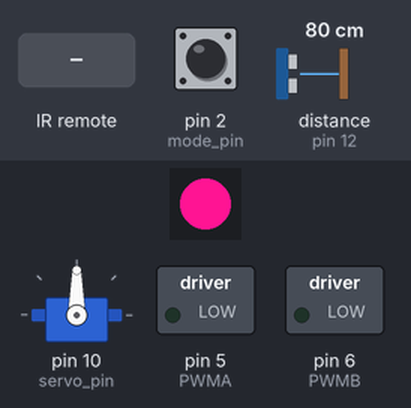
Bench run of a sketch on a simulated Arduino Uno, built with avr-gcc and run on an emulated ATmega328P. Parts: servo, 1 RGB LEDs in strip order, left to right, switched loads named in the sketch (green lamp = pin HIGH). The inputs (shaded band) are chosen by the test bench; at power-on: pin 2 (mode_pin) HIGH, distance to the obstacle (sensor on pin 12) 80 cm. The echo pulse lasts 58.3 µs per cm; random numbers use the default seed unless the sketch sets one; pins used as bus, display or sensor lines are not drawn.

Above: at 1.2 s.
1.3 s: infrared code 0xF24BFC4 received
At 2.4 s:
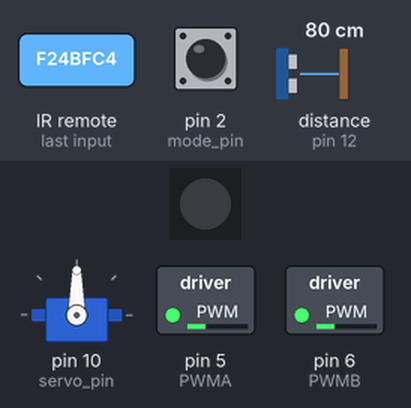
4.3 s: pin 2 (mode_pin) pulled LOW for 0.15 s
At 4.95 s:
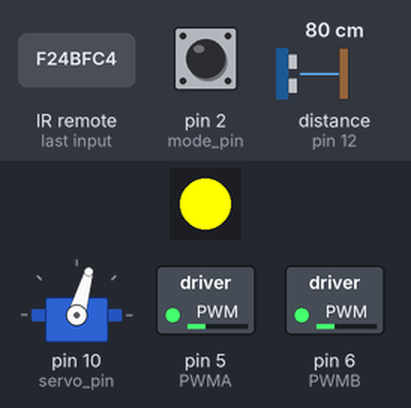
7.3 s: pin 2 (mode_pin) pulled LOW for 1 s
At 9.5 s:
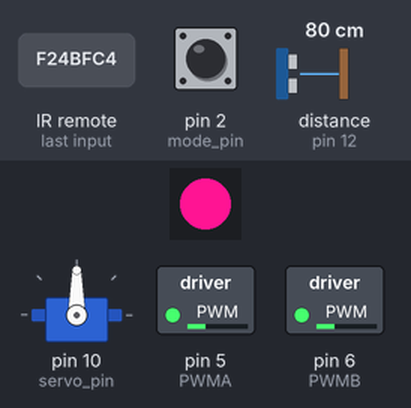
10.0 s: infrared code 0xAACAD56D received
At 10.9 s:
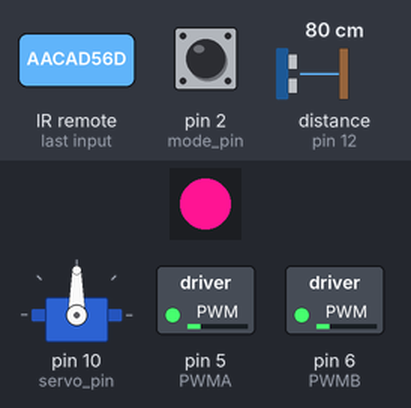
11.5 s: pin 2 (mode_pin) pulled LOW for 0.15 s
At 11.95 s:
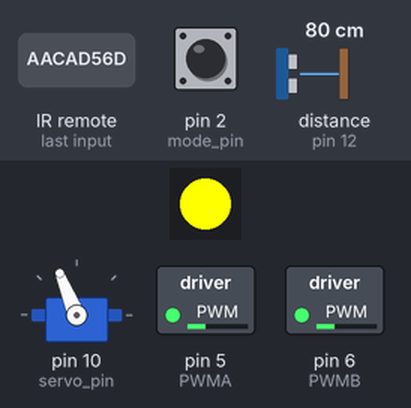
14.6 s: distance to the obstacle (sensor on pin 12) set to 2 cm
At 15.13 s:
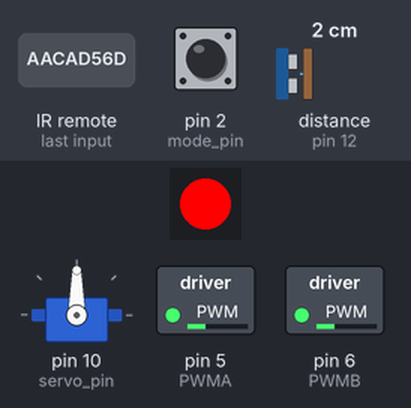
Timing chart, 0 to 18.6 s (numbered marks = the images above; inputs shaded):
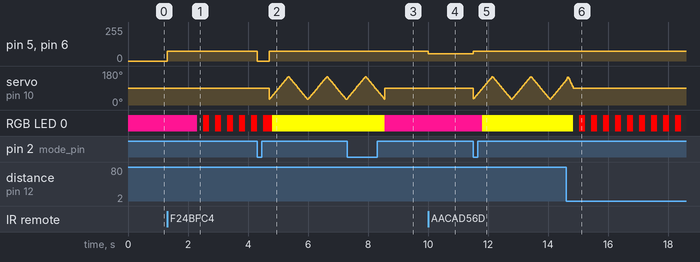

Measured:
- after the input at 1.3 s, pin 5 (PWMA), pin 6 (PWMB): 0/255 → 75/255 at once; RGB LED 0: alternates RGB(255, 0, 0) for 0.20 s and off for 0.20 s, starting after 1.0 s
- after the input at 7.3 s, RGB LED 0: RGB(255, 255, 0) → RGB(255, 20, 147) after 1.3 s
- after the input at 10.0 s, pin 5 (PWMA), pin 6 (PWMB): 75/255 → 55/255 at once
- after the input at 14.6 s, RGB LED 0: alternates RGB(255, 0, 0) for 0.20 s and off for 0.20 s, starting after 0.24 s

The sketch:

010_Car_with_rgb_v1.ino
```cpp
/*
for the SmartCar Shield v1.1, this has the TB6612FNG H-Bridge motor controller https://dronebotworkshop.com/tb6612fng-h-bridge/
*/

#define PWMA 5 //this pin controls speed of motor A (left) - analog value 30-255 only (min speed 30 from experimentation, anything below this does not deliver sufficient power to run all 4 motors)
#define PWMB 6 //this pin controls speed of motor B (right) - analog value 30-255 only
#define AIN1 7 //controls power to motor A --read the RED labels on the pinout on the circuit schematic for the shield. https://drive.google.com/file/d/17PbbtRU9EobVzNFHf3JRnfc0aW9sLZYT/view?usp=sharing
#define BIN1 8 //controls power to motor B
#define STBY 3 //standby pin

/*
---MOTOR SIDES---
LEFT  Motors A. FRONT M1, REAR M4
RIGHT Motors B. FRONT M2, REAR M3 --note that FRONT and REAR motors cannot be controlled individually.

---CONTROLLING THE MOTORS--- both motors A and B have 2 inputs.
IN1 	IN2 	Mode
HIGH  HIGH 	Short Brake --since IN2 is IN1 passed through Schmitt, I am not sure how to get these first 2 motor modes...
LOW  	LOW 	Stop ^
HIGH  LOW   Clockwise
LOW 	HIGH 	Counterclockwise

---DIRECTIONALS---
Dir     Motor A   Motor B
FORWARD HIGH      HIGH
REVERSE LOW       LOW
LEFT    HIGH      LOW
RIGHT   LOW       HIGH

---MOTOR SPEEDS (on carpet)---
Experiment, run the car for 1000ms, then pause. Measure distance in meters.

PWM value   Speed m/s
30          0.06
50          0.13
100         0.29
125         0.37
150         0.47
200         0.63
255         0.81
*/

/*Set up ultrasonics*/
#define trig 13 //define ultrasonic trig pin on the arduino
#define echo 12 //the echo pin on the ultrasonic sensor
float distance;
float pulse_time;
int hit = 20; //minimum distance to avoid collision in cm
int led_red_loop = 0; //counter for the flash_led_red loop

/*set up Servo*/
#include <Servo.h>
#define servo_pin 10 //define pin connection for the servo
Servo scanner; //create a named servo called scanner
float pos=40; //create a variable that can be adjusted to be the angle of the servo 0-180 only. 0-90 = right side, 90-180 = left side

/*set up IR control*/
#include <IRremote.h>
#define IR 9 //define the IR receiving pin
IRrecv irrecv(IR);
decode_results results; //create an instance of the remote information decoded

/*set up mode checker*/
int mode_number = 0; //mode 0 = default (IR), mode 1 = autopilot, mode 2 = reset to 0.
#define mode_pin 2

/*set up variable speed*/
float MotorSpeed = 75; //default speed is 75 - on autopilot it will use this speed, and the speed can be adjusted between 55 and 255 from here in increments of 20.
float direction; //this variable will store the previous direction of the car when changing speed, so it will smoothly transition from one speed to another.
float TurnSpeed;

/*Hex Keys for remote control - current Sky TV Remote:
UP	 	      8A774570	//forwards
LEFT 	    	AC390F87	//left
RIGHT 		  AB390DF4	//right
DOWN		    1D407D2D	//reverse
CHANNEL_UP 	B6C3F7B0	//SpeedUp
CHANNEL_DWN	AACAD56D	//SpeedDown
PAUSE		    C2ECF552
PLAY		    D621733
NUMPAD_1	  4A19F6EF
NUMPAD_2	  211777CB
NUMPAD_3	  2217795E
NUMPAD_4	  9E87E040
NUMPAD_5	  62850C18
NUMPAD_6	  E3D3C987
NUMPAD_7	  E2D3C7F2
NUMPAD_8	  8B13B370
NUMPAD_9	  79FBB2D
NUMPAD_0	  BB2AC05E
SELECT		  70AF0C34	//stop
ARROWS>>	  661B0FE   //camera pan RIGHT - not set up yet, but intended for this.
ARROWS<<	  22C77576  //camera pan LEFT
BACKUP		  F24BFC4   //reverse for 1 second and turn in a random direction - not integrated yet,
HELP		    9F1D53AD	//RESET SPEED*/

/*set up RGB LED*/
#define RGB_pin 4  //the RGB LED is connected to pin 4 of the Arduino
#include <FastLED.h>
#define numLEDs 1 //on the shield there is only 1 LED.
CRGB leds[numLEDs]; //you can change the number of LEDs here, if using a WS2812 with multiple LEDs - i.e an LED strip array. must be of the form CRGB leds[float]

void setup() { //runs once at start-up
  Serial.begin(9600);
  digitalWrite(STBY,HIGH); //forums suggest STBY on the H-bridge needs to be held HIGH for the bridge to work. Testing shows this to be the case.

  pinMode(trig,OUTPUT); //define the ultrasonic pins as outout (trigger) and input (echo)
  pinMode(echo,INPUT);

  scanner.attach(servo_pin); //attach the servo to the arduino

  irrecv.enableIRIn(); //enable the IR detection
  irrecv.blink13(true); //this will flash the built in LED to show a signal is received

  pinMode(mode_pin,INPUT_PULLUP);
  attachInterrupt(digitalPinToInterrupt(mode_pin),mode_switch,FALLING);

  pinMode(RGB_pin,OUTPUT);
  FastLED.addLeds<WS2812, RGB_pin, GRB>(leds,numLEDs);
}

void loop() { //repeats continuously
  switch(mode_number){
    case 0:
      IR_control(); //PINK
      break;
    case 1:
      autopilot(); //YELLOW
      break;
  }
}

/* main functions for control of the car defined below */

void mode_switch(){
  stop();
  if (mode_number<1){
    mode_number++;
  } else if (mode_number==1){
    mode_number=0;
  }
}

void IR_control(){
  scanner.write(90);
  make_led_pink();

  if(irrecv.decode(&results)){ //check to see if an IR signal is received
    switch(results.value){ //do something depending on the "HEX value" of the key pressed
      case 0x8A774570: //intitially tested these on the HEX values, then converted to DEC - the same effect, so it doesn't matter if HEX or DEC. Needs changing for each remote used.
        forward(); //Up
        direction=0; //write direction as "0" for FORWARD
        break;
      case 0x1D407D2D: //Down
        reverse();
        direction=1; //write direction as "1" for REVERSE
        break;
      case 0xAC390F87: //Left
        turn_left();
        direction=3; //write direction as "3" for LEFT
        break;
      case 0xAB390DF4: //Right
        turn_right();
        direction=4; //write direction as "4" for RIGHT
        break;
      case 0x70AF0C34: //Select
        stop();
        direction=2; //write direction as "2" for STOP
        break;
      case 0xB6C3F7B0: //Channel_Up
        increase_speed();
        direction_check();
        break;
      case 0xAACAD56D: //Channel_Down
        decrease_speed();
        direction_check();
        break;
      case 0x9F1D53AD: //
        MotorSpeed=75;
        direction_check();
        break;
      case 0xF24BFC4: //back_up
        backup();
        break;
    }
  irrecv.resume(); //have to resume checking for IR inputs
  }
}

void autopilot(){
  MotorSpeed=75; //autopilot runs at a slow speed to ensure it functions correctly.
  for (pos=30; pos<=150; pos=pos+2){ //scan constantly between 30 and 150deg
    scanner.write(pos);
    distance_check();
    avoidance(); //check to see if an avoidance manouevure is needed
    delay(5); //a delay of 5ms is needed otherwise the servo does not have time to turn.
  }

  for (pos=150; pos>=30; pos=pos-2){ //scan constantly from 150 back to 30deg
    scanner.write(pos);
    distance_check();
    avoidance(); //check to see if an avoidance manouevure is needed - otherwise move forward. this is entirely embedded within this function
    delay(5);
  }
}

/* CORE FUNCTIONS BELOW */

void direction_check(){ //check the direction float - for a smooth transition between speeds
  if(direction==0){
    forward();
  }
  if(direction==1){
    reverse();
  }
  if(direction==2){
    stop();
  }
  if(direction==3){
    turn_left();
  }
  if(direction==4){
    turn_right();
  }
}

void increase_speed(){
  if (MotorSpeed<255){
    MotorSpeed=MotorSpeed+20;
  }
}

void decrease_speed(){
  if (MotorSpeed>55){
   MotorSpeed=MotorSpeed-20;
  }
}

void distance_check(){
  digitalWrite(trig,LOW);
  delayMicroseconds(2); //this guarantees no signal is currently being sent
  digitalWrite(trig,HIGH);
  delayMicroseconds(10); //send a 10us long burst of ultrasonic pulses -- this can be higher or lower, but 10us seems to work best
  digitalWrite(trig,LOW);

  pulse_time = pulseIn(echo,HIGH); //look for echo to run high - counts in us

  distance = 0.5*pulse_time*0.0343;
  return distance; //distance in cm
}

void forward(){
  analogWrite(PWMA,MotorSpeed);
  analogWrite(PWMB,MotorSpeed);
  digitalWrite(AIN1,HIGH);
  digitalWrite(BIN1,HIGH);
}

void turn_left(){
  if (MotorSpeed>115){
    TurnSpeed=115;
  }
  else{
    TurnSpeed=MotorSpeed;
  }
  digitalWrite(AIN1,HIGH);
  digitalWrite(BIN1,LOW);
  analogWrite(PWMA,TurnSpeed);
  analogWrite(PWMB,TurnSpeed);
}

void turn_right(){
  if (MotorSpeed>115){
    TurnSpeed=115;
  }
  else{
    TurnSpeed=MotorSpeed;
  }
  digitalWrite(AIN1,LOW);
  digitalWrite(BIN1,HIGH);
  analogWrite(PWMA,TurnSpeed);
  analogWrite(PWMB,TurnSpeed);
}

void reverse(){
  digitalWrite(AIN1,LOW);
  digitalWrite(BIN1,LOW);
  analogWrite(PWMA,MotorSpeed);
  analogWrite(PWMB,MotorSpeed);
}

void stop(){
  analogWrite(PWMA,0); //power to motors =0
  analogWrite(PWMB,0);
}

void rotate90left(){ //calibrated to rotate the car exactly 90 degrees to the left when MotorSpeed is 75 - this is only used on AutoPilot mode
  turn_left();
  flash_led_red();
  //delay(1000);
  stop();
}

void rotate90right(){ //calibrated to rotate the car exactly 90 degees to the right
  turn_right();
  flash_led_red();
  //delay(1000);
  stop();
}

void avoidance(){
  if (distance<hit && pos==90){ //if obstacle is ahead, reverse slightly and turn left 90 degrees
    reverse();
    flash_led_red(); //the flash LED Red is a cosmetic change that flashes the LED Red to signify that a collision was about to occur and it is now running an avoidance manoevure.
    //delay(1000);
    if (random(1,10)<=5){
      rotate90left();
    }
    else{
      rotate90right();
    }
  }
  if (distance<hit && pos<90){ //turn left if obstacle is on the right
    turn_left();
  }
  if (distance<hit && pos>90){ //turn right if obstacle is on the left
    turn_right();
  }
  if (distance>hit){ //only move forward if there is no obstacle within range
    forward();
    make_led_yellow();
  }
}

void backup(){ //a clone of the avoidance procedure from the AutoPilot mode, but available in IR_Remote_Control
  reverse();
  delay(1000);
  if (random(1,10)<=5){
    rotate90left();
   }
   else{
    rotate90right();
  }
}

/*cosmetic functions*/
void flash_led_red(){ //this is configured to run approx 1000ms.
  leds[0]= CRGB::Red; //write the colour to a certain LED in the chain. Can change 0 to be any number if you have an array
  for (led_red_loop=0;led_red_loop<=5; led_red_loop++){
    FastLED.setBrightness(0);
    FastLED.show(); //instructs the WS2812 to write the changes to the LEDs
    delay(200);
    FastLED.setBrightness(255);
    FastLED.show(); //instructs the WS2812 to write the changes to the LEDs
    delay(200);
  }
}

void make_led_yellow(){
  leds[0]= CRGB::Yellow; //write the colour to a certain LED in the chain. Can use CRGB(FF,FF,FF) instead, but the CRGB has pre-defined colours which is easier.
  FastLED.show(); //instructs the WS2812 to write the changes to the LEDs
}

void make_led_pink(){
  leds[0]= CRGB::DeepPink; //write the colour to a certain LED in the chain. Can use CRGB(FF,FF,FF) instead, but the CRGB has pre-defined colours which is easier.
  FastLED.show(); //instructs the WS2812 to write the changes to the LEDs
}
```
